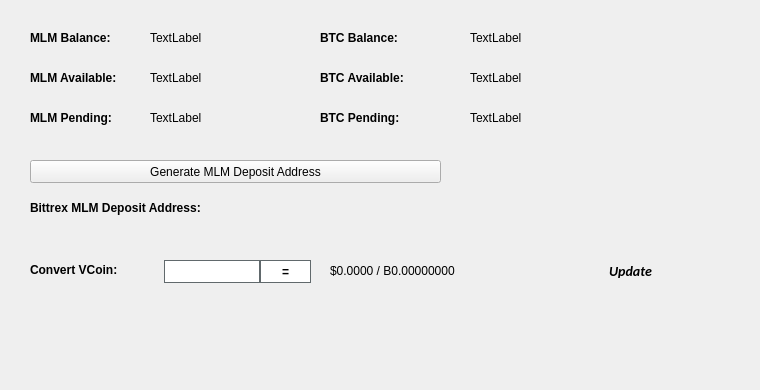
   <widget class="QWidget" name="BalanceTab">
    <attribute name="title">
     <string>Balance</string>
    </attribute>
    <widget class="QLabel" name="BitcoinBalanceLabel">
     <property name="geometry">
      <rect>
       <x>470</x>
       <y>30</y>
       <width>150</width>
       <height>16</height>
      </rect>
     </property>
     <property name="text">
      <string>TextLabel</string>
     </property>
    </widget>
    <widget class="QLabel" name="MLMBalanceLabel">
     <property name="geometry">
      <rect>
       <x>150</x>
       <y>30</y>
       <width>150</width>
       <height>16</height>
      </rect>
     </property>
     <property name="text">
      <string>TextLabel</string>
     </property>
    </widget>
    <widget class="QLabel" name="label_11">
     <property name="geometry">
      <rect>
       <x>30</x>
       <y>30</y>
       <width>101</width>
       <height>16</height>
      </rect>
     </property>
     <property name="font">
      <font>
       <weight>75</weight>
       <bold>true</bold>
      </font>
     </property>
     <property name="text">
      <string>MLM Balance:</string>
     </property>
    </widget>
    <widget class="QLabel" name="label_12">
     <property name="geometry">
      <rect>
       <x>320</x>
       <y>30</y>
       <width>101</width>
       <height>16</height>
      </rect>
     </property>
     <property name="font">
      <font>
       <weight>75</weight>
       <bold>true</bold>
      </font>
     </property>
     <property name="text">
      <string>BTC Balance:</string>
     </property>
    </widget>
    <widget class="QLabel" name="MLMAvailableLabel_2">
     <property name="geometry">
      <rect>
       <x>150</x>
       <y>70</y>
       <width>150</width>
       <height>16</height>
      </rect>
     </property>
     <property name="text">
      <string>TextLabel</string>
     </property>
    </widget>
    <widget class="QLabel" name="label_13">
     <property name="geometry">
      <rect>
       <x>30</x>
       <y>70</y>
       <width>111</width>
       <height>16</height>
      </rect>
     </property>
     <property name="font">
      <font>
       <weight>75</weight>
       <bold>true</bold>
      </font>
     </property>
     <property name="text">
      <string>MLM Available:</string>
     </property>
    </widget>
    <widget class="QLabel" name="label_14">
     <property name="geometry">
      <rect>
       <x>30</x>
       <y>110</y>
       <width>101</width>
       <height>16</height>
      </rect>
     </property>
     <property name="font">
      <font>
       <weight>75</weight>
       <bold>true</bold>
      </font>
     </property>
     <property name="text">
      <string>MLM Pending:</string>
     </property>
    </widget>
    <widget class="QLabel" name="MLMPendingLabel">
     <property name="geometry">
      <rect>
       <x>150</x>
       <y>110</y>
       <width>150</width>
       <height>16</height>
      </rect>
     </property>
     <property name="text">
      <string>TextLabel</string>
     </property>
    </widget>
    <widget class="QLabel" name="label_15">
     <property name="geometry">
      <rect>
       <x>320</x>
       <y>70</y>
       <width>111</width>
       <height>16</height>
      </rect>
     </property>
     <property name="font">
      <font>
       <weight>75</weight>
       <bold>true</bold>
      </font>
     </property>
     <property name="text">
      <string>BTC Available:</string>
     </property>
    </widget>
    <widget class="QLabel" name="BitcoinAvailableLabel">
     <property name="geometry">
      <rect>
       <x>470</x>
       <y>70</y>
       <width>150</width>
       <height>16</height>
      </rect>
     </property>
     <property name="text">
      <string>TextLabel</string>
     </property>
    </widget>
    <widget class="QLabel" name="label_31">
     <property name="geometry">
      <rect>
       <x>320</x>
       <y>110</y>
       <width>111</width>
       <height>16</height>
      </rect>
     </property>
     <property name="font">
      <font>
       <weight>75</weight>
       <bold>true</bold>
      </font>
     </property>
     <property name="text">
      <string>BTC Pending:</string>
     </property>
    </widget>
    <widget class="QLabel" name="BitcoinPendingLabel">
     <property name="geometry">
      <rect>
       <x>470</x>
       <y>110</y>
       <width>150</width>
       <height>16</height>
      </rect>
     </property>
     <property name="text">
      <string>TextLabel</string>
     </property>
    </widget>
    <widget class="QLabel" name="label_33">
     <property name="geometry">
      <rect>
       <x>30</x>
       <y>200</y>
       <width>221</width>
       <height>16</height>
      </rect>
     </property>
     <property name="font">
      <font>
       <weight>75</weight>
       <bold>true</bold>
      </font>
     </property>
     <property name="text">
      <string>Bittrex MLM Deposit Address:</string>
     </property>
    </widget>
    <widget class="QPushButton" name="GenDepositBTN">
     <property name="geometry">
      <rect>
       <x>30</x>
       <y>160</y>
       <width>411</width>
       <height>23</height>
      </rect>
     </property>
     <property name="text">
      <string>Generate MLM Deposit Address</string>
     </property>
     <property name="icon">
      <iconset resource="../mktcoin.qrc">
       <normaloff>:/icons/bitcoin</normaloff>:/icons/bitcoin</iconset>
     </property>
    </widget>
    <widget class="QLabel" name="DepositAddressLabel">
     <property name="geometry">
      <rect>
       <x>200</x>
       <y>200</y>
       <width>261</width>
       <height>16</height>
      </rect>
     </property>
     <property name="palette">
      <palette>
       <active>
        <colorrole role="WindowText">
         <brush brushstyle="SolidPattern">
          <color alpha="255">
           <red>0</red>
           <green>0</green>
           <blue>0</blue>
          </color>
         </brush>
        </colorrole>
        <colorrole role="Text">
         <brush brushstyle="SolidPattern">
          <color alpha="255">
           <red>0</red>
           <green>0</green>
           <blue>255</blue>
          </color>
         </brush>
        </colorrole>
       </active>
       <inactive>
        <colorrole role="WindowText">
         <brush brushstyle="SolidPattern">
          <color alpha="255">
           <red>0</red>
           <green>0</green>
           <blue>0</blue>
          </color>
         </brush>
        </colorrole>
        <colorrole role="Text">
         <brush brushstyle="SolidPattern">
          <color alpha="255">
           <red>0</red>
           <green>0</green>
           <blue>255</blue>
          </color>
         </brush>
        </colorrole>
       </inactive>
       <disabled>
        <colorrole role="WindowText">
         <brush brushstyle="SolidPattern">
          <color alpha="255">
           <red>120</red>
           <green>120</green>
           <blue>120</blue>
          </color>
         </brush>
        </colorrole>
        <colorrole role="Text">
         <brush brushstyle="SolidPattern">
          <color alpha="255">
           <red>120</red>
           <green>120</green>
           <blue>120</blue>
          </color>
         </brush>
        </colorrole>
       </disabled>
      </palette>
     </property>
     <property name="font">
      <font>
       <weight>75</weight>
       <bold>true</bold>
      </font>
     </property>
     <property name="text">
      <string/>
     </property>
     <property name="alignment">
      <set>Qt::AlignRight|Qt::AlignTrailing|Qt::AlignVCenter</set>
     </property>
     <property name="textInteractionFlags">
      <set>Qt::LinksAccessibleByMouse|Qt::TextSelectableByKeyboard|Qt::TextSelectableByMouse</set>
     </property>
    </widget>
    <widget class="QLabel" name="label_8">
     <property name="geometry">
      <rect>
       <x>460</x>
       <y>300</y>
       <width>281</width>
       <height>81</height>
      </rect>
     </property>
     <property name="text">
      <string/>
     </property>
     <property name="pixmap">
      <pixmap>:/images/bittrex</pixmap>
     </property>
    </widget>
    <widget class="QWidget" name="widgetConversion" native="true">
     <property name="geometry">
      <rect>
       <x>0</x>
       <y>250</y>
       <width>751</width>
       <height>43</height>
      </rect>
     </property>
     <property name="minimumSize">
      <size>
       <width>0</width>
       <height>43</height>
      </size>
     </property>
     <property name="styleSheet">
      <string notr="true"/>
     </property>
     <widget class="QPushButton" name="btnUpdateMarketData">
      <property name="geometry">
       <rect>
        <x>575</x>
        <y>0</y>
        <width>111</width>
        <height>41</height>
       </rect>
      </property>
      <property name="sizePolicy">
       <sizepolicy hsizetype="Expanding" vsizetype="Expanding">
        <horstretch>0</horstretch>
        <verstretch>0</verstretch>
       </sizepolicy>
      </property>
      <property name="font">
       <font>
        <family>calibri</family>
        <pointsize>-1</pointsize>
        <weight>75</weight>
        <italic>true</italic>
        <bold>true</bold>
       </font>
      </property>
      <property name="styleSheet">
       <string notr="true">margin:0px;text-align:center;padding:2px;border-radius:3px;font-style:italic;width:100px;font-size:14px;font-family:calibri;font-weight:600;</string>
      </property>
      <property name="text">
       <string>Update</string>
      </property>
      <property name="iconSize">
       <size>
        <width>150</width>
        <height>35</height>
       </size>
      </property>
      <property name="autoDefault">
       <bool>true</bool>
      </property>
      <property name="default">
       <bool>true</bool>
      </property>
     </widget>
     <widget class="QLabel" name="lblConvertVCoin">
      <property name="geometry">
       <rect>
        <x>30</x>
        <y>10</y>
        <width>131</width>
        <height>20</height>
       </rect>
      </property>
      <property name="styleSheet">
       <string notr="true"/>
      </property>
      <property name="text">
       <string>&lt;html&gt;&lt;head/&gt;&lt;body&gt;&lt;p&gt;&lt;span style=&quot; font-weight:600;&quot;&gt;Convert VCoin:&lt;/span&gt;&lt;/p&gt;&lt;/body&gt;&lt;/html&gt;</string>
      </property>
     </widget>
     <widget class="QLineEdit" name="txtConvertVCoinQty">
      <property name="geometry">
       <rect>
        <x>160</x>
        <y>10</y>
        <width>100</width>
        <height>23</height>
       </rect>
      </property>
      <property name="minimumSize">
       <size>
        <width>100</width>
        <height>23</height>
       </size>
      </property>
      <property name="maximumSize">
       <size>
        <width>100</width>
        <height>16777215</height>
       </size>
      </property>
      <property name="styleSheet">
       <string notr="true">border: 1px solid #61696c;margin-left:4px;</string>
      </property>
     </widget>
     <widget class="QPushButton" name="btnConvertMLM">
      <property name="geometry">
       <rect>
        <x>260</x>
        <y>10</y>
        <width>51</width>
        <height>23</height>
       </rect>
      </property>
      <property name="minimumSize">
       <size>
        <width>0</width>
        <height>23</height>
       </size>
      </property>
      <property name="styleSheet">
       <string notr="true">border:1px solid #61696c;background:white;font-weight:600;</string>
      </property>
      <property name="text">
       <string>=</string>
      </property>
     </widget>
     <widget class="QLabel" name="lblConvertVCoinResults">
      <property name="geometry">
       <rect>
        <x>330</x>
        <y>0</y>
        <width>201</width>
        <height>41</height>
       </rect>
      </property>
      <property name="styleSheet">
       <string notr="true"/>
      </property>
      <property name="text">
       <string>$0.0000 / B0.00000000</string>
      </property>
     </widget>
     <widget class="QLabel" name="iconOverviewUpdateWait">
      <property name="geometry">
       <rect>
        <x>670</x>
        <y>10</y>
        <width>24</width>
        <height>24</height>
       </rect>
      </property>
      <property name="text">
       <string/>
      </property>
      <property name="pixmap">
       <pixmap resource="../mktcoin.qrc">:/icons/transaction_1</pixmap>
      </property>
      <property name="scaledContents">
       <bool>true</bool>
      </property>
      <property name="alignment">
       <set>Qt::AlignCenter</set>
      </property>
     </widget>
    </widget>
   </widget>
